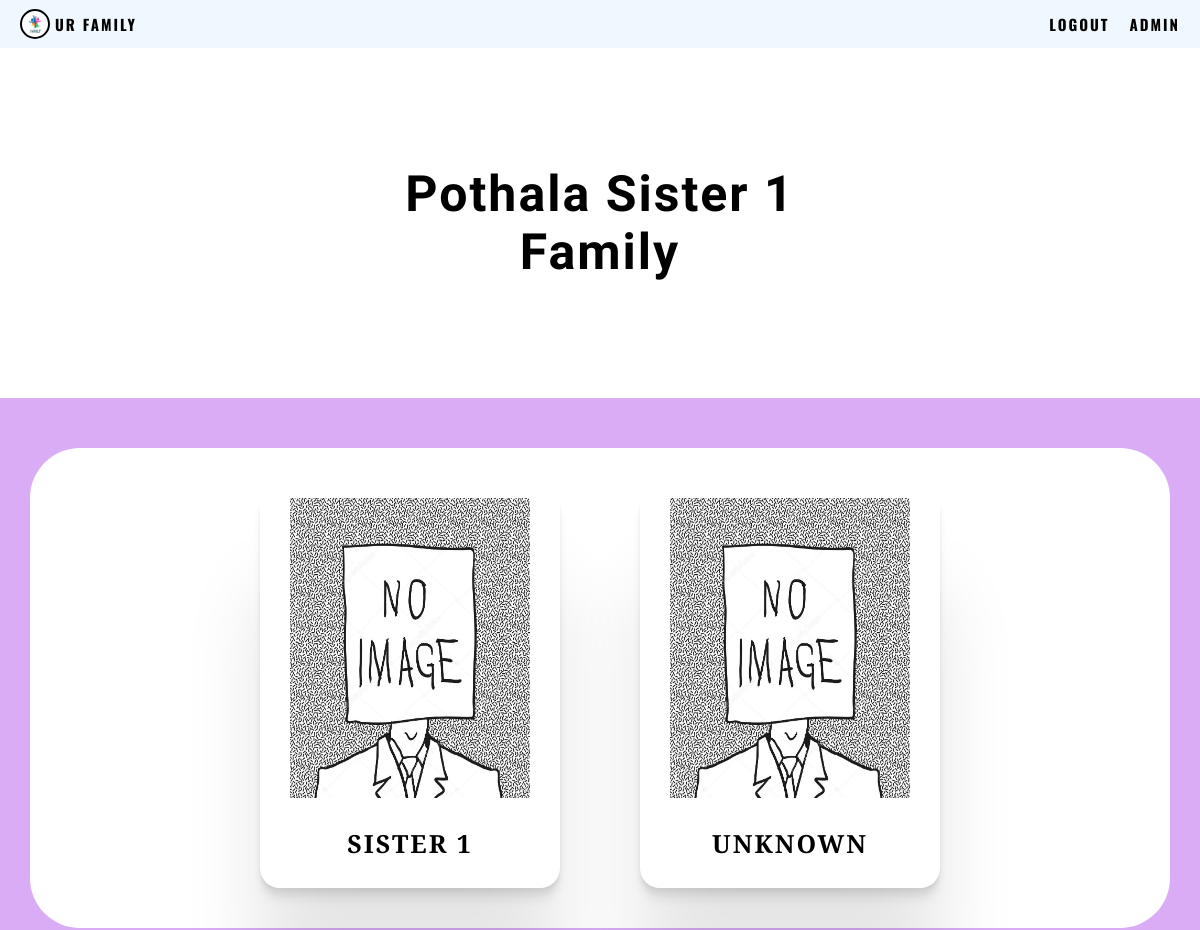
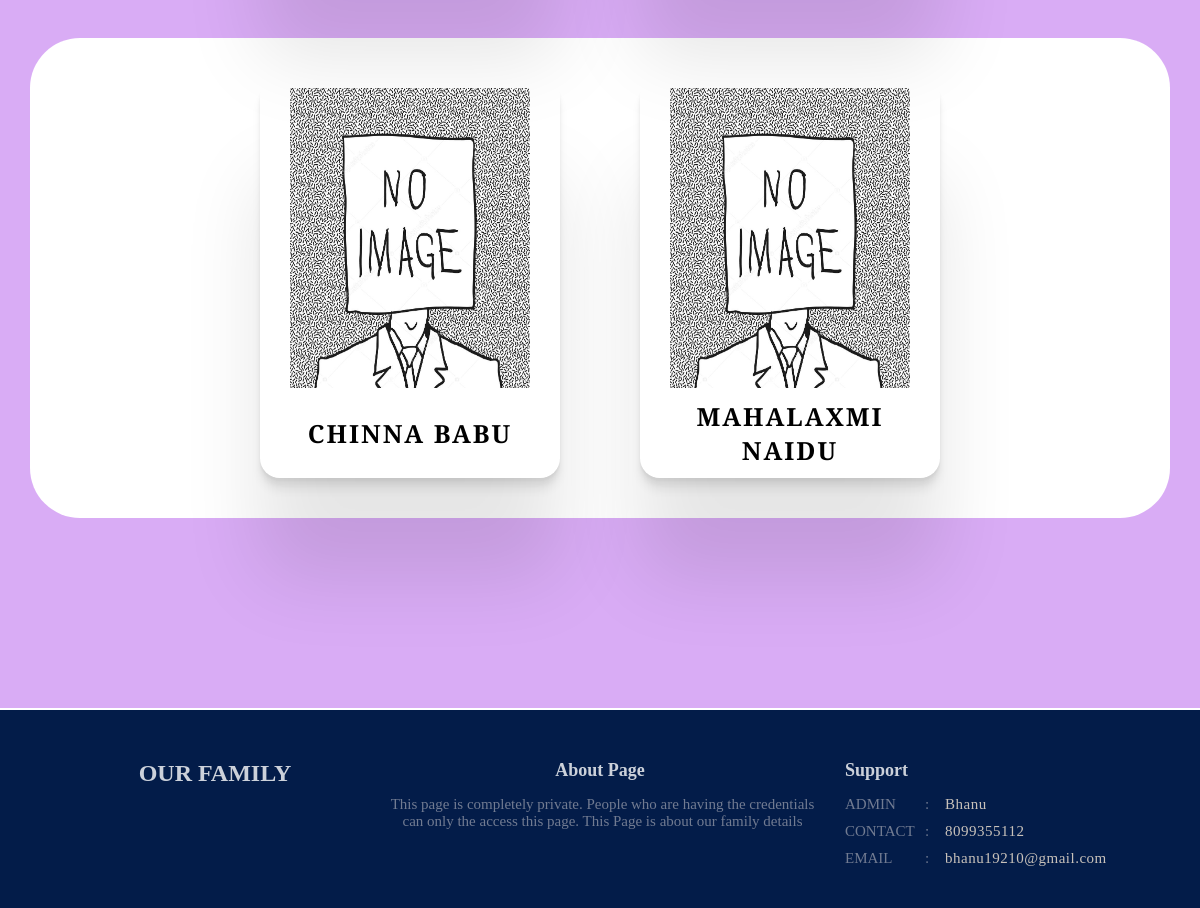
Screenshot of /Gen1/pothala-1/ (signed in) with the database file from the repository (2 pictures, top to bottom).
### base/models.py (models this page shows, shortened)
class Genration_01(models.Model):
     title = models.CharField(max_length=200,null=True)
     name = models.CharField(max_length=100)
     gender = models.CharField(max_length=10,choices=gender)
     main_dp = models.ImageField(upload_to='dp',blank=True)
     partner = models.CharField(max_length=100, null=True , blank=True)
     partner_dp = models.ImageField(upload_to='dp',blank=True)
     slug = models.SlugField(max_length = 20,choices=slug)

class Genration_02(models.Model):
     parent = models.ForeignKey(Genration_01, on_delete=models.CASCADE)
     title_name = models.CharField(max_length=200,null=True)
     name = models.CharField(max_length=100)
     main_dp = models.ImageField(upload_to='dp',blank=True)
     partner = models.CharField(max_length=100, null=True , blank=True)
     partner_dp = models.ImageField(upload_to='dp',blank=True)
     gen_code = models.IntegerField(choices=Gen_code)
     gender = models.CharField(max_length=10,choices=gender)
     whatsapp_no = models.BigIntegerField(null = True , blank= True)
     phone_no = models.BigIntegerField(null = True , blank= True)
     email = models.EmailField(null=True,blank=True)
     d_no = models.CharField(max_length=10,null=True)
     street = models.CharField(max_length=40)
     mandal = models.CharField(max_length=100)
     pin_code = models.CharField(max_length=100)
     district = models.CharField(max_length=100)
     co_state = models.CharField(max_length=100)
     parent_slug = models.SlugField(max_length = 20,choices=slug)
     slug = models.SlugField(default="",null=True)

### base/views.py (the view)
# urls.py: path('Gen1/<slug:slug>/' ,views.family, name ='family'),
@login_required(login_url  = 'login_page')
def family(request,slug):
    fam = Genration_01.objects.get(slug = slug)
    memb = Genration_02.objects.all()
    context = {'room':memb,'check':fam,'Male':'M','Female':'F'}
    return render(request,'base/appalanaidugaru.html',context)

### base/templates/base/appalanaidugaru.html (shortened to what this page needs)
<!DOCTYPE html>
{% load static %}
<html lang="en">
<head>
    <link rel="stylesheet" href="{% static 'styles/fonts.css' %}">
    <link rel="stylesheet" href="{% static 'styles/footer_responsive.css' %}">
    <link rel="stylesheet" href="{% static 'styles/level_one_c.css' %}">
    <link rel="stylesheet" href="{% static 'styles/main_cs.css' %}">
</head>
<body>
   <div class="container">
    <div>
        <div class="one">
            <div class="nav_bar">
                <div class="logo" id="border">
                    <div class="image"></div>
                    <a href="{% url 'homepage' %}"><h2 style="color: rgb(2, 2, 2);">UR FAMILY</h2></a>
                </div>
               <ul class="menu2" id="border">
                    <li id="font"><a href="{% url 'logout' %}">Logout</a></li>
                    <li id="font"><a href="#admin">Admin</a></li>
               </ul>
            </div>
        </div>
    <div class="content">
        <div class="box1" id="">
            <div class="b1_left1 border">
                {{check.title}}
                 <br>
                 <h1>Family</h1>
            </div>
        </div>
        <div class="box2 box" id="son">
            <a href="">
                <div class="holder">
                    <div class="photo">
                         {% if check.main_dp %}
                            <img src="{{check.main_dp.url}}" alt="">
                         {%else%}
                            <img src="{% static 'images/no image.jpg' %}" alt="">
                         {%endif%}
                    </div>
                    <div class="name">
                        <h1>{{check.name}}</h1>
                    </div>
                </div>
            </a>
            <a href="">
                <div class="holder">
                    <div class="photo">
                        {% if room.main_dp %}
                            <img src="{{check.dp_photo.url}}" alt="">
                         {%else%}
                            <img src="{% static 'images/no image.jpg' %}" alt="">
                         {%endif%}
                    </div>
                    <div class="name">
                        <h1>{{check.partner}}</h1>
                    </div>
                </div>
            </a>
        </div>
        <div class="box3 box" id="so">
            {% for room in room %}
                {% if room.parent == check%}
                    {% if room.gender == Male %}
                        <a href="{% url 'bro' room.slug %}">
                            <div class="holder">
                                <div class="photo">
                                    {% if room.main_dp %}
                                        <img src="" alt="">
                                    {%else%}
                                        <img src="{% static 'images/no image.jpg' %}" alt="">
                                    {%endif%}
                                </div>
                                <div class="name">
                                    <h1>{{room.name}}</h1>
                                </div>
                            </div>
                        </a>
                    {% endif %}
                {% endif %}
            {% endfor %}
        </div>
    </div>
    <div class="footer" id="admin">
        <div class="margin_box">
            <div class="container container3">
                <div class="section1 section" id="border">
                    <h2>OUR  family</h2>
                </div>
                <div class="section2 section" id="border">
                    <h5>About Page</h5>
                    <div>
                        <p>This page is completely private. People who are having the credentials
                            can only the access this page. This Page is about our family details
                        </p>
                    </div>
                </div>
                <div class="section3 section" id="border">
                    <h5>Support</h5>
                    <ul class="not_responsive">
                        <div>
                            <p class="s3start">Admin</p>
                            <p class="s3middle">:</p>
                            <p class="s3bottom">Bhanu</p>
                        </div>
                        <div>
                            <p class="s3start">Contact</p>
                            <p class="s3middle">:</p>
                            <p class="s3bottom">8099355112</p>
                        </div>
                        <div>
                            <p class="s3start">Email</p>
                            <p class="s3middle">:</p>
                            <p class="s3bottom">bhanu19210@gmail.com</p>
                        </div>
                    </ul>
                </div>
            </div>
        </div>
    </div>
    </div>
   </div>
</body>
</html>

### static/styles/footer_responsive.css (style rules this page uses)
* { margin: 0; padding: 0; box-sizing: border-box; list-style-type: none; text-decoration: none; }
body { background-color: rgb(3, 28, 73); }
.footer { margin-top: 150px; border-top: 2px solid white; width: 100%; height: 200px; background-color: rgb(3, 28, 73); padding-top: 50px; }
.footer .container3 { width:90%; height: auto; margin: auto; display: flex; justify-content: space-around; }
.container .section { width: 300px; height: auto; }
.container .section1 h2 { text-align: center; color: rgba(255, 255, 255,0.8); text-transform: uppercase; }
.footer .section2 { width:auto; height: auto; }
.footer .section2 h5 { text-align: center; font-size: 18px; margin-bottom: 15px; color: rgba(255, 255, 255,0.8); }
.footer .section2 p { color: rgba(223, 217, 217,0.5); width: 450px; font-size: 15px; margin-bottom: 15px; padding: 0px 0px 10px 5px; text-align: center; }
.footer .section3 { padding-left: 10px; }
.footer .section3 h5 { font-size: 18px; margin-bottom: 15px; color: rgba(255, 255, 255,0.8); }
.footer .section3 ul div { color: rgba(223, 217, 217,0.5); font-size: 15px; margin-bottom: 10px; }
.section3 .not_responsive div { display: flex; }
.section3 .not_responsive div .s3start { width: 80px; text-transform: uppercase; }
.section3 .not_responsive div .s3middle { width: 20px; }
.section3 .not_responsive div .s3bottom { width: 50px; color: rgba(250, 235, 215, 0.8); letter-spacing: 0.5px; }

### static/styles/level_one_c.css (style rules this page uses)
* { margin: 0; padding: 0; box-sizing: border-box; text-decoration: none; list-style-type: none; }
.one { padding-bottom: 64px; position: relative; top: 0; }
.one .nav_bar { position: fixed; width: 100%; height: 64px; background-color:aliceblue; color: white; top: 0; display: flex; z-index: 10; }
.nav_bar .logo { width: 40%; display: flex; padding: 0px 20px; justify-content: start; align-items: center; }
.nav_bar .logo .image { background-image: url('../images/family-logo.jpg'); background-size: cover; width: 40px; height:40px; background-color: aquamarine; border-radius: 50%; border: 2px solid black; }
.logo h2 { margin-left: 10px; }
.nav_bar .menu2 { display: none; }
@media (max-width:1200px) { .nav_bar .logo { width: 100%; } }
@media (max-width:1200px) { .one { padding-bottom: 48px; } }
@media (max-width:1200px) { .one .nav_bar { height: 48px; } }
@media (max-width:1200px) { .nav_bar .logo .image { width: 30px; height: 30px; } }
@media (max-width:1200px) { .logo h2 { font-size: 15px; font-family: 'Oswald', sans-serif; letter-spacing: 2px; font-weight: bold; margin-left: 5px; } }
@media (max-width:1200px) { .nav_bar .menu2 { width: 60%; display: flex; justify-content: end; align-items: center; margin-right: 10px; } }
@media (max-width:1200px) { .nav_bar .menu2 li a { font-size: 15px; font-family: 'Oswald', sans-serif; letter-spacing: 2px; text-transform: uppercase; color: rgb(3, 3, 3); font-weight: bold; padding: 5px 10px; } }

### rows the page displays
Genration_01: title "Pothala Sister 1", name "SISTER 1", partner "UNKNOWN"
Genration_02: name "CHINNA BABU"
Genration_02: name "MAHALAXMI NAIDU"
